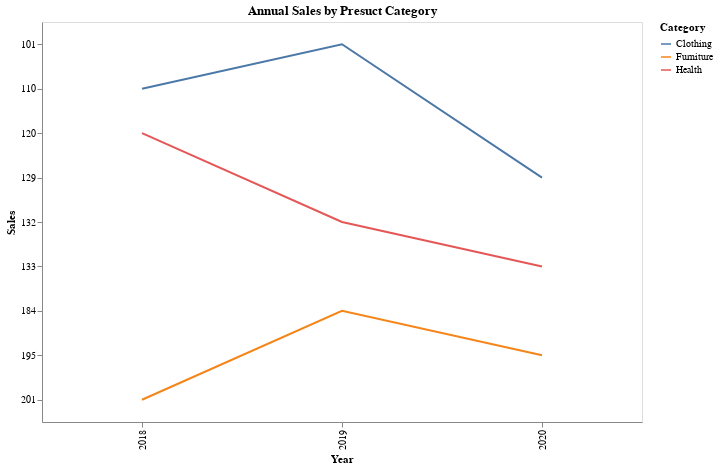

This figure's notebook cell:
### Code cell
alt.Chart(wide_form.melt('Year',var_name='Category',value_name='Sales')
         ).mark_line().encode(
            x='Year:O',
            y='Sales:O',
            color='Category:N'
).properties(
    height = 400,
    width = 600,
    title='Annual Sales by Presuct Category')

### Figure 1 — Vega-Lite specification as saved in the notebook (floating-point values rounded to 4 significant figures)
{"config": {"view": {"continuousWidth": 300, "continuousHeight": 300}}, "data": {"name": "data-52389533566837cc62ea7e88d058dff2"}, "mark": {"type": "line"}, "encoding": {"color": {"field": "Category", "type": "nominal"}, "x": {"field": "Year", "type": "ordinal"}, "y": {"field": "Sales", "type": "ordinal"}}, "height": 400, "title": "Annual Sales by Presuct Category", "width": 600, "$schema": "https://vega.github.io/schema/vega-lite/v5.8.0.json", "datasets": {"data-52389533566837cc62ea7e88d058dff2": [{"Year": 2018, "Category": "Clothing", "Sales": 110}, {"Year": 2019, "Category": "Clothing", "Sales": 101}, {"Year": 2020, "Category": "Clothing", "Sales": 129}, {"Year": 2018, "Category": "Furniture", "Sales": 201}, {"Year": 2019, "Category": "Furniture", "Sales": 184}, {"Year": 2020, "Category": "Furniture", "Sales": 195}, {"Year": 2018, "Category": "Health", "Sales": 120}, {"Year": 2019, "Category": "Health", "Sales": 132}, {"Year": 2020, "Category": "Health", "Sales": 133}]}}
